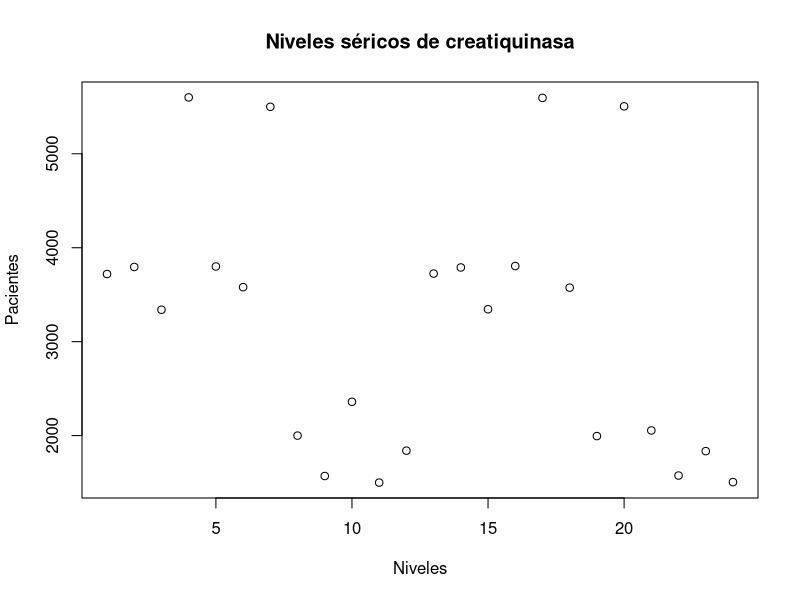
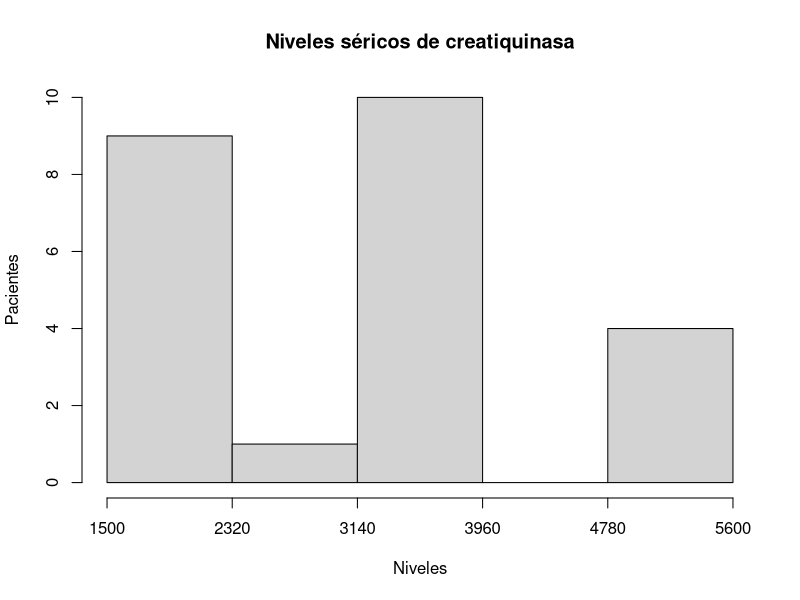

These charts were generated, in order, by the following R code:
datos<- c(3720,3795,3340,5600,3800,3580,5500,2000,1570,2360,1500,1840,3725,3790,3345,3805,5595,3575,1995,5505,2055,1575,1835,1505)
datos_or<-datos

#defino max y minimo para el tamano del intervalo
max<-max(datos)
min<-min(datos)
# tamano intervalo
len_intervalo <- (max-min)/5

#inicio el actual como el minimo
actual<-min+len_intervalo
#inicio un vector vacio
intervalos<-vector()

for(i in 1:5){
  #creo un vector de intervalos para luego evaluar los rangos
  intervalos<-c(intervalos,actual)
  actual<-actual+len_intervalo
}

# ordeno los datos para contar mejor
datos<-sort(datos)
#vector donde se cuenta frecuencia
frecuencia<-c(rep(0,5))
#indice para saber con que intervalo comparo
indice_comp<-1
#indice dato
d<-1

while(d<=length((datos))){
  if(datos[d]<=intervalos[indice_comp]){
    frecuencia[indice_comp]<-frecuencia[indice_comp]+1
    d<-d+1
  }else{
    indice_comp<-indice_comp+1
  }
}

nombres<-vector()

for(i in intervalos){
  nombres<-c(nombres,paste(c(i-len_intervalo,i),collapse = " - "))
}

a<-intervalos
b<-frecuencia

#tabla de frecuencias
x<-a
absoluta<-b
absoluta_acumulada <- cumsum(b)
frecuencia_relativa<-b/sum(b)
relativa_acumulada <- cumsum(b/sum(b))
cbind(x,absoluta,absoluta_acumulada,frecuencia_relativa, relativa_acumulada)

datos<- datos_or
# medidas de tendencia central
summary(datos)

#medidas de desviacion
sd(datos)
var(datos)

#grafico de dispersion
plot(datos,main="Niveles séricos de creatiquinasa",xlab="Niveles",ylab="Pacientes")

ancho_clase=c(min(datos),intervalos)



#histograma de frecuencias
hist(datos,breaks = ancho_clase,xlim=c(min(datos),max(datos)),xaxt="n",main="Niveles séricos de creatiquinasa",xlab="Niveles",ylab="Pacientes")
axis(1, ancho_clase,las=1, font=1,cex.axis=1)
#conclusiones





